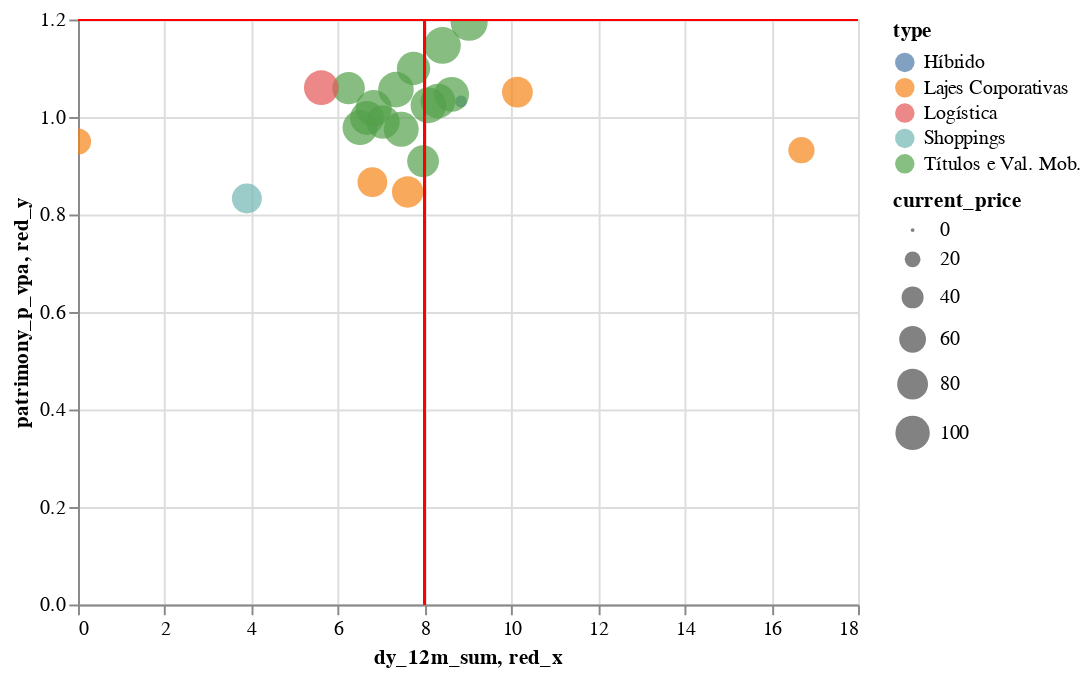

The notebook cell saved with this chart:
### Code cell
my_fiis_plot = original_red_box(my_fiis_df)
my_fiis_plot

### Figure 1 — Vega-Lite specification as saved in the notebook (floating-point values rounded to 4 significant figures)
{"config": {"view": {"continuousWidth": 400, "continuousHeight": 300}}, "layer": [{"mark": {"type": "circle", "size": 60}, "encoding": {"color": {"type": "nominal", "field": "type"}, "size": {"type": "quantitative", "field": "current_price"}, "tooltip": [{"type": "nominal", "field": "code"}, {"type": "nominal", "field": "type"}, {"type": "quantitative", "field": "current_price"}, {"type": "quantitative", "field": "dy_current"}, {"type": "quantitative", "field": "patrimony_p_vpa"}, {"type": "quantitative", "field": "dy_12m_sum"}], "x": {"type": "quantitative", "field": "dy_12m_sum"}, "y": {"type": "quantitative", "field": "patrimony_p_vpa"}}, "selection": {"selector002": {"type": "interval", "bind": "scales", "encodings": ["x", "y"]}}}, {"mark": {"type": "rule", "color": "red"}, "encoding": {"size": {"value": 1}, "x": {"type": "quantitative", "field": "red_x"}}}, {"mark": {"type": "rule", "color": "red"}, "encoding": {"size": {"value": 1}, "y": {"type": "quantitative", "field": "red_y"}}}], "data": {"name": "data-660687b85736536ecdd5a0a916d37c56"}, "transform": [{"calculate": "8", "as": "red_x"}, {"calculate": "1.2", "as": "red_y"}], "$schema": "https://vega.github.io/schema/vega-lite/v4.8.1.json", "datasets": {"data-660687b85736536ecdd5a0a916d37c56": [{"code": "BCFF11", "url": "/funds/bcff11", "type": "Títulos e Val. Mob.", "current_price": 88.7, "dividend": 47040.0, "dy_current": 0.5325, "dy_3m_sum": 1.408, "dy_6m_sum": 2.918, "dy_12m_sum": 6.245, "dy_3m_avg": 0.4692, "dy_6m_avg": 0.4864, "dy_12m_avg": 0.5204, "dy_annual": 3.482, "price_variation": -7.143, "profitability_period": -6.648, "profitability_sum_ytd": -13.53, "patrimony_net_value": 1722000000.0, "patrimony_vpa": 83.74, "patrimony_p_vpa": 1.059, "patrimony_dy": 0.5374, "patrimony_variation": -1.563, "patrimony_profitability_period": -1.034, "patrimony_profitability_sum_ytd": -19.11, "vacancy_physical": null, "vacancy_financial": null, "realty": 0}, {"code": "BCRI11", "url": "/funds/bcri11", "type": "Títulos e Val. Mob.", "current_price": 108.2, "dividend": 5455.0, "dy_current": 0.6947, "dy_3m_sum": 2.105, "dy_6m_sum": 4.408, "dy_12m_sum": 8.088, "dy_3m_avg": 0.7016, "dy_6m_avg": 0.7347, "dy_12m_avg": 0.674, "dy_annual": 5.342, "price_variation": 2.291, "profitability_period": 3.001, "profitability_sum_ytd": -6.356, "patrimony_net_value": 314700000.0, "patrimony_vpa": 105.6, "patrimony_p_vpa": 1.024, "patrimony_dy": 0.7195, "patrimony_variation": -0.4287, "patrimony_profitability_period": 0.2877, "patrimony_profitability_sum_ytd": 5.166, "vacancy_physical": null, "vacancy_financial": null, "realty": 0}, {"code": "BPFF11", "url": "/funds/bpff11", "type": "Títulos e Val. Mob.", "current_price": 85.05, "dividend": 5392.0, "dy_current": 0.6061, "dy_3m_sum": 1.688, "dy_6m_sum": 3.591, "dy_12m_sum": 7.963, "dy_3m_avg": 0.5628, "dy_6m_avg": 0.5985, "dy_12m_avg": 0.6636, "dy_annual": 4.204, "price_variation": -12.6, "profitability_period": -12.07, "profitability_sum_ytd": -29.75, "patrimony_net_value": 249700000.0, "patrimony_vpa": 93.54, "patrimony_p_vpa": 0.9092, "patrimony_dy": 0.5773, "patrimony_variation": 3.536, "patrimony_profitability_period": 4.134, "patrimony_profitability_sum_ytd": -10.03, "vacancy_physical": null, "vacancy_financial": null, "realty": 0}, {"code": "CBOP11", "url": "/funds/cbop11", "type": "Lajes Corporativas", "current_price": 74.45, "dividend": 1254.0, "dy_current": 0.6807, "dy_3m_sum": 1.695, "dy_6m_sum": 3.337, "dy_12m_sum": 6.793, "dy_3m_avg": 0.5651, "dy_6m_avg": 0.5561, "dy_12m_avg": 0.5661, "dy_annual": 3.848, "price_variation": -4.013, "profitability_period": -3.36, "profitability_sum_ytd": -21.91, "patrimony_net_value": 121600000.0, "patrimony_vpa": 85.93, "patrimony_p_vpa": 0.8664, "patrimony_dy": 0.5702, "patrimony_variation": 0.05074, "patrimony_profitability_period": 0.6212, "patrimony_profitability_sum_ytd": 4.167, "vacancy_physical": 10.37, "vacancy_financial": 10.87, "realty": 1}, {"code": "CEOC11", "url": "/funds/ceoc11", "type": "Lajes Corporativas", "current_price": 83.0, "dividend": 1654.0, "dy_current": 0.6878, "dy_3m_sum": 1.953, "dy_6m_sum": 3.924, "dy_12m_sum": 7.607, "dy_3m_avg": 0.6509, "dy_6m_avg": 0.654, "dy_12m_avg": 0.6339, "dy_annual": 4.496, "price_variation": -8.217, "profitability_period": -7.586, "profitability_sum_ytd": -10.94, "patrimony_net_value": 178100000.0, "patrimony_vpa": 98.07, "patrimony_p_vpa": 0.8463, "patrimony_dy": 0.5828, "patrimony_variation": -0.0497, "patrimony_profitability_period": 0.5328, "patrimony_profitability_sum_ytd": 3.695, "vacancy_physical": 0.0, "vacancy_financial": null, "realty": 1}, {"code": "FEXC11", "url": "/funds/fexc11", "type": "Títulos e Val. Mob.", "current_price": 102.0, "dividend": 2787.0, "dy_current": 0.5823, "dy_3m_sum": 2.38, "dy_6m_sum": 4.893, "dy_12m_sum": 8.308, "dy_3m_avg": 0.7933, "dy_6m_avg": 0.8155, "dy_12m_avg": 0.6923, "dy_annual": 5.526, "price_variation": -4.945, "profitability_period": -4.391, "profitability_sum_ytd": -1.475, "patrimony_net_value": 241300000.0, "patrimony_vpa": 98.77, "patrimony_p_vpa": 1.033, "patrimony_dy": 0.6075, "patrimony_variation": -0.1168, "patrimony_profitability_period": 0.4899, "patrimony_profitability_sum_ytd": 3.392, "vacancy_physical": null, "vacancy_financial": null, "realty": 0}, {"code": "HFOF11", "url": "/funds/hfof11", "type": "Títulos e Val. Mob.", "current_price": 113.5, "dividend": 23540.0, "dy_current": 0.4292, "dy_3m_sum": 2.19, "dy_6m_sum": 4.26, "dy_12m_sum": 8.411, "dy_3m_avg": 0.7301, "dy_6m_avg": 0.71, "dy_12m_avg": 0.7009, "dy_annual": 4.803, "price_variation": 1.702, "profitability_period": 2.139, "profitability_sum_ytd": -1.044, "patrimony_net_value": 1668000000.0, "patrimony_vpa": 98.97, "patrimony_p_vpa": 1.147, "patrimony_dy": 0.5052, "patrimony_variation": -3.431, "patrimony_profitability_period": -2.943, "patrimony_profitability_sum_ytd": -4.552, "vacancy_physical": null, "vacancy_financial": null, "realty": 0}, {"code": "HGCR11", "url": "/funds/hgcr11", "type": "Títulos e Val. Mob.", "current_price": 103.5, "dividend": 22010.0, "dy_current": 0.4791, "dy_3m_sum": 1.461, "dy_6m_sum": 3.217, "dy_12m_sum": 6.508, "dy_3m_avg": 0.487, "dy_6m_avg": 0.5361, "dy_12m_avg": 0.5424, "dy_annual": 3.729, "price_variation": -7.914, "profitability_period": -7.473, "profitability_sum_ytd": -11.21, "patrimony_net_value": 1309000000.0, "patrimony_vpa": 105.8, "patrimony_p_vpa": 0.9783, "patrimony_dy": 0.4537, "patrimony_variation": 0.3561, "patrimony_profitability_period": 0.8115, "patrimony_profitability_sum_ytd": 3.501, "vacancy_physical": null, "vacancy_financial": null, "realty": 0}, {"code": "IRDM11", "url": "/funds/irdm11", "type": "Títulos e Val. Mob.", "current_price": 116.0, "dividend": 41040.0, "dy_current": 0.7328, "dy_3m_sum": 2.183, "dy_6m_sum": 4.348, "dy_12m_sum": 9.026, "dy_3m_avg": 0.7276, "dy_6m_avg": 0.7247, "dy_12m_avg": 0.7522, "dy_annual": 5.231, "price_variation": -2.119, "profitability_period": -1.401, "profitability_sum_ytd": 3.031, "patrimony_net_value": 1030000000.0, "patrimony_vpa": 97.11, "patrimony_p_vpa": 1.194, "patrimony_dy": 0.8717, "patrimony_variation": -1.482, "patrimony_profitability_period": -0.6232, "patrimony_profitability_sum_ytd": -1.624, "vacancy_physical": null, "vacancy_financial": null, "realty": 0}, {"code": "JRDM11", "url": "/funds/jrdm11", "type": "Shoppings", "current_price": 75.32, "dividend": 83.0, "dy_current": 0.2158, "dy_3m_sum": 0.2158, "dy_6m_sum": 0.6076, "dy_12m_sum": 3.897, "dy_3m_avg": 0.07194, "dy_6m_avg": 0.1013, "dy_12m_avg": 0.3248, "dy_annual": 0.6076, "price_variation": -1.509, "profitability_period": -1.297, "profitability_sum_ytd": -26.43, "patrimony_net_value": 228200000.0, "patrimony_vpa": 90.43, "patrimony_p_vpa": 0.8329, "patrimony_dy": 0.1783, "patrimony_variation": 0.01812, "patrimony_profitability_period": 0.1965, "patrimony_profitability_sum_ytd": 0.6378, "vacancy_physical": 2.21, "vacancy_financial": null, "realty": 1}, {"code": "KNIP11", "url": "/funds/knip11", "type": "Títulos e Val. Mob.", "current_price": 111.0, "dividend": 12640.0, "dy_current": 0.6393, "dy_3m_sum": 1.446, "dy_6m_sum": 3.394, "dy_12m_sum": 6.822, "dy_3m_avg": 0.4819, "dy_6m_avg": 0.5657, "dy_12m_avg": 0.5685, "dy_annual": 4.121, "price_variation": -0.9498, "profitability_period": -0.3166, "profitability_sum_ytd": -2.469, "patrimony_net_value": 3599000000.0, "patrimony_vpa": 109.1, "patrimony_p_vpa": 1.018, "patrimony_dy": 0.6417, "patrimony_variation": -2.293, "patrimony_profitability_period": -1.666, "patrimony_profitability_sum_ytd": -0.4072, "vacancy_physical": null, "vacancy_financial": null, "realty": 0}, {"code": "MGFF11", "url": "/funds/mgff11", "type": "Títulos e Val. Mob.", "current_price": 93.69, "dividend": 32290.0, "dy_current": 0.5957, "dy_3m_sum": 1.843, "dy_6m_sum": 3.882, "dy_12m_sum": 7.743, "dy_3m_avg": 0.6144, "dy_6m_avg": 0.647, "dy_12m_avg": 0.6453, "dy_annual": 4.491, "price_variation": -4.491, "profitability_period": -3.922, "profitability_sum_ytd": -14.47, "patrimony_net_value": 771200000.0, "patrimony_vpa": 85.21, "patrimony_p_vpa": 1.1, "patrimony_dy": 0.6572, "patrimony_variation": -0.642, "patrimony_profitability_period": 0.01102, "patrimony_profitability_sum_ytd": -28.09, "vacancy_physical": null, "vacancy_financial": null, "realty": 0}, {"code": "MXRF11", "url": "/funds/mxrf11", "type": "Híbrido", "current_price": 10.57, "dividend": 543000.0, "dy_current": 0.6393, "dy_3m_sum": 1.923, "dy_6m_sum": 4.205, "dy_12m_sum": 8.84, "dy_3m_avg": 0.6409, "dy_6m_avg": 0.7008, "dy_12m_avg": 0.7367, "dy_annual": 4.889, "price_variation": -0.364, "profitability_period": 0.273, "profitability_sum_ytd": -1.569, "patrimony_net_value": 1259000000.0, "patrimony_vpa": 10.24, "patrimony_p_vpa": 1.032, "patrimony_dy": 0.6833, "patrimony_variation": -0.07034, "patrimony_profitability_period": 0.6125, "patrimony_profitability_sum_ytd": 5.393, "vacancy_physical": null, "vacancy_financial": null, "realty": 0}, {"code": "OUJP11", "url": "/funds/oujp11", "type": "Títulos e Val. Mob.", "current_price": 106.8, "dividend": 5346.0, "dy_current": 0.4812, "dy_3m_sum": 1.669, "dy_6m_sum": 3.715, "dy_12m_sum": 7.337, "dy_3m_avg": 0.5562, "dy_6m_avg": 0.6192, "dy_12m_avg": 0.6114, "dy_annual": 4.32, "price_variation": -6.396, "profitability_period": -5.946, "profitability_sum_ytd": -6.247, "patrimony_net_value": 231000000.0, "patrimony_vpa": 101.2, "patrimony_p_vpa": 1.056, "patrimony_dy": 0.4943, "patrimony_variation": 0.1255, "patrimony_profitability_period": 0.6204, "patrimony_profitability_sum_ytd": 2.756, "vacancy_physical": null, "vacancy_financial": null, "realty": 0}, {"code": "RBRF11", "url": "/funds/rbrf11", "type": "Títulos e Val. Mob.", "current_price": 94.9, "dividend": 54480.0, "dy_current": 0.4098, "dy_3m_sum": 1.6, "dy_6m_sum": 3.417, "dy_12m_sum": 7.037, "dy_3m_avg": 0.5332, "dy_6m_avg": 0.5695, "dy_12m_avg": 0.5864, "dy_annual": 3.972, "price_variation": 5.042, "profitability_period": 5.472, "profitability_sum_ytd": -14.15, "patrimony_net_value": 640900000.0, "patrimony_vpa": 95.87, "patrimony_p_vpa": 0.9898, "patrimony_dy": 0.6258, "patrimony_variation": 3.293, "patrimony_profitability_period": 3.94, "patrimony_profitability_sum_ytd": -19.84, "vacancy_physical": null, "vacancy_financial": null, "realty": 0}, {"code": "RBRR11", "url": "/funds/rbrr11", "type": "Títulos e Val. Mob.", "current_price": 97.61, "dividend": 11720.0, "dy_current": 0.5181, "dy_3m_sum": 1.59, "dy_6m_sum": 3.361, "dy_12m_sum": 6.67, "dy_3m_avg": 0.5299, "dy_6m_avg": 0.5601, "dy_12m_avg": 0.5559, "dy_annual": 3.92, "price_variation": -5.577, "profitability_period": -5.088, "profitability_sum_ytd": -5.866, "patrimony_net_value": 678900000.0, "patrimony_vpa": 97.79, "patrimony_p_vpa": 0.9981, "patrimony_dy": 0.5624, "patrimony_variation": 0.1224, "patrimony_profitability_period": 0.6855, "patrimony_profitability_sum_ytd": 2.319, "vacancy_physical": null, "vacancy_financial": null, "realty": 0}, {"code": "SDIL11", "url": "/funds/sdil11", "type": "Logística", "current_price": 101.2, "dividend": 10150.0, "dy_current": 0.4764, "dy_3m_sum": 1.343, "dy_6m_sum": 2.756, "dy_12m_sum": 5.614, "dy_3m_avg": 0.4477, "dy_6m_avg": 0.4594, "dy_12m_avg": 0.4678, "dy_annual": 3.194, "price_variation": -3.742, "profitability_period": -3.283, "profitability_sum_ytd": -8.79, "patrimony_net_value": 455400000.0, "patrimony_vpa": 95.46, "patrimony_p_vpa": 1.06, "patrimony_dy": 0.5238, "patrimony_variation": -0.0208, "patrimony_profitability_period": 0.5029, "patrimony_profitability_sum_ytd": 3.714, "vacancy_physical": 4.1, "vacancy_financial": null, "realty": 3}, {"code": "SPTW11", "url": "/funds/sptw11", "type": "Lajes Corporativas", "current_price": 79.93, "dividend": 3580.0, "dy_current": 1.018, "dy_3m_sum": 2.695, "dy_6m_sum": 5.224, "dy_12m_sum": 10.14, "dy_3m_avg": 0.8984, "dy_6m_avg": 0.8706, "dy_12m_avg": 0.845, "dy_annual": 6.065, "price_variation": 3.511, "profitability_period": 4.565, "profitability_sum_ytd": -10.99, "patrimony_net_value": 136700000.0, "patrimony_vpa": 76.05, "patrimony_p_vpa": 1.051, "patrimony_dy": 0.9862, "patrimony_variation": -0.781, "patrimony_profitability_period": 0.1975, "patrimony_profitability_sum_ytd": 3.466, "vacancy_physical": 0.0, "vacancy_financial": null, "realty": 1}, {"code": "UBSR11", "url": "/funds/ubsr11", "type": "Títulos e Val. Mob.", "current_price": 101.8, "dividend": 9763.0, "dy_current": 0.6986, "dy_3m_sum": 2.083, "dy_6m_sum": 4.6, "dy_12m_sum": 8.623, "dy_3m_avg": 0.6942, "dy_6m_avg": 0.7667, "dy_12m_avg": 0.7186, "dy_annual": 5.609, "price_variation": -1.378, "profitability_period": -0.689, "profitability_sum_ytd": -0.9747, "patrimony_net_value": 666900000.0, "patrimony_vpa": 97.27, "patrimony_p_vpa": 1.046, "patrimony_dy": 0.7197, "patrimony_variation": 0.08709, "patrimony_profitability_period": 0.8074, "patrimony_profitability_sum_ytd": 6.165, "vacancy_physical": null, "vacancy_financial": null, "realty": 0}, {"code": "VINO11", "url": "/funds/vino11", "type": "Lajes Corporativas", "current_price": 57.5, "dividend": 56180.0, "dy_current": 0.6177, "dy_3m_sum": 2.002, "dy_6m_sum": 3.937, "dy_12m_sum": 0.0, "dy_3m_avg": 0.6675, "dy_6m_avg": 0.6562, "dy_12m_avg": 0.0, "dy_annual": 4.492, "price_variation": -1.637, "profitability_period": -1.03, "profitability_sum_ytd": -8.691, "patrimony_net_value": 602000000.0, "patrimony_vpa": 60.54, "patrimony_p_vpa": 0.9498, "patrimony_dy": 0.5946, "patrimony_variation": -0.4457, "patrimony_profitability_period": 0.1462, "patrimony_profitability_sum_ytd": 2.951, "vacancy_physical": 4.9, "vacancy_financial": null, "realty": 7}, {"code": "VRTA11", "url": "/funds/vrta11", "type": "Títulos e Val. Mob.", "current_price": 103.1, "dividend": 52400.0, "dy_current": 0.5446, "dy_3m_sum": 2.075, "dy_6m_sum": 4.054, "dy_12m_sum": 7.459, "dy_3m_avg": 0.6918, "dy_6m_avg": 0.6757, "dy_12m_avg": 0.6216, "dy_annual": 4.645, "price_variation": 2.771, "profitability_period": 3.331, "profitability_sum_ytd": -11.12, "patrimony_net_value": 803600000.0, "patrimony_vpa": 105.7, "patrimony_p_vpa": 0.9749, "patrimony_dy": 0.577, "patrimony_variation": 0.5735, "patrimony_profitability_period": 1.154, "patrimony_profitability_sum_ytd": 4.601, "vacancy_physical": null, "vacancy_financial": null, "realty": 0}, {"code": "XPCM11", "url": "/funds/xpcm11", "type": "Lajes Corporativas", "current_price": 57.44, "dividend": 11960.0, "dy_current": 1.626, "dy_3m_sum": 4.319, "dy_6m_sum": 9.127, "dy_12m_sum": 16.69, "dy_3m_avg": 1.44, "dy_6m_avg": 1.521, "dy_12m_avg": 1.391, "dy_annual": 10.42, "price_variation": -5.752, "profitability_period": -4.219, "profitability_sum_ytd": 2.776, "patrimony_net_value": 148800000.0, "patrimony_vpa": 61.64, "patrimony_p_vpa": 0.9318, "patrimony_dy": 1.574, "patrimony_variation": 0.5878, "patrimony_profitability_period": 2.171, "patrimony_profitability_sum_ytd": 10.01, "vacancy_physical": 0.0, "vacancy_financial": null, "realty": 1}]}}
